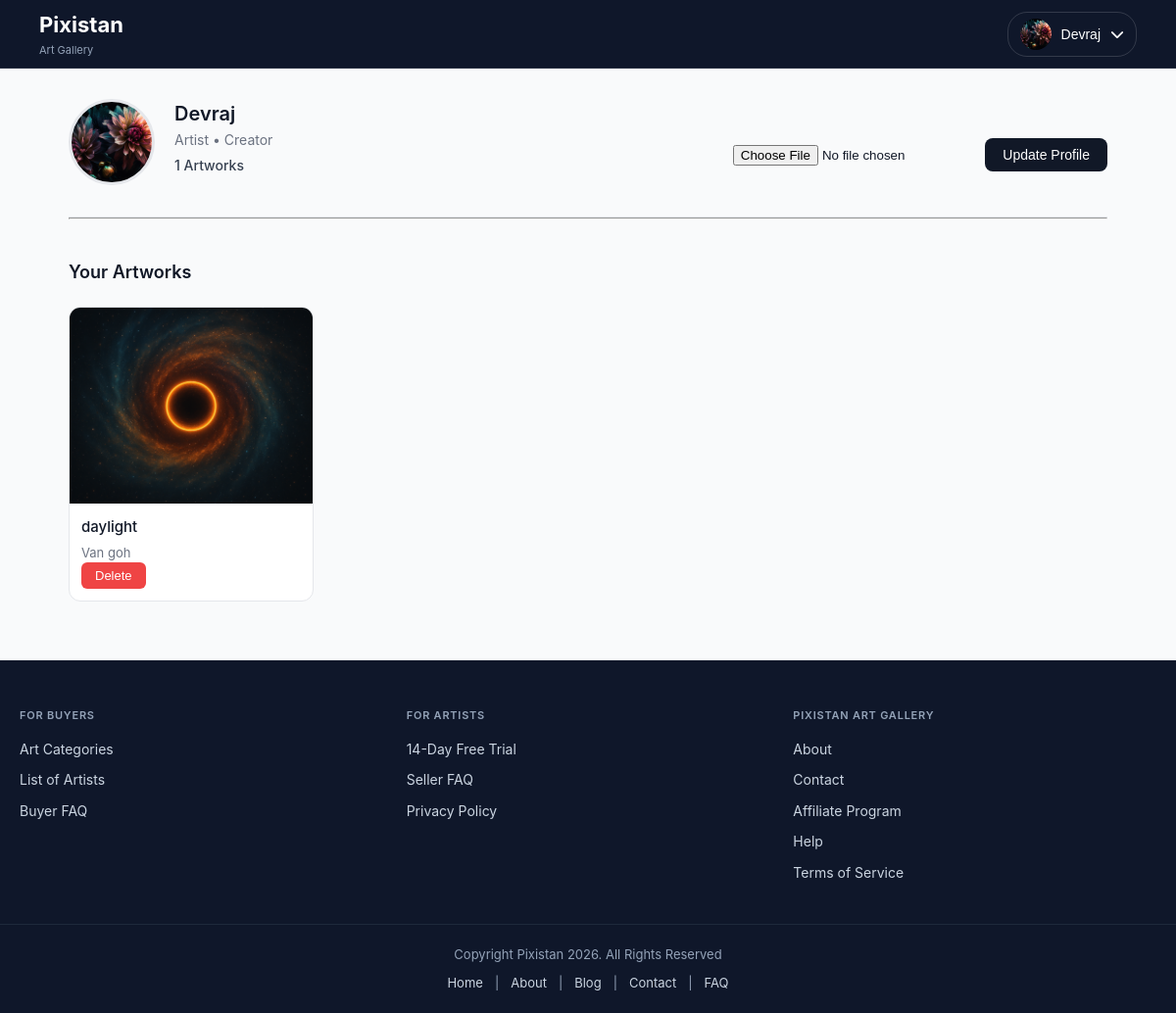
Screenshot of /profile (signed in) with the database file from the repository.
### tables this page shows
CREATE TABLE users (
    id INTEGER PRIMARY KEY AUTOINCREMENT,
    username TEXT NOT NULL UNIQUE,
    password TEXT NOT NULL
, profile_pic TEXT, email TEXT, reset_token TEXT, reset_token_expiry INTEGER);

CREATE TABLE artworks (
    id INTEGER PRIMARY KEY AUTOINCREMENT,
    title TEXT NOT NULL,
    artist TEXT NOT NULL,
    description TEXT,
    image TEXT NOT NULL,
    user_id INTEGER,
    FOREIGN KEY(user_id) REFERENCES users(id)
);

### app.py (the view, shortened to what this page needs)
@app.route("/profile", methods=['GET', 'POST'])
def profile():
    conn = get_db_connection()
    user = conn.execute(
        "SELECT * FROM users WHERE id = ?",
        (session["user_id"],)
    ).fetchone()
    artworks = conn.execute(
    "SELECT * FROM artworks WHERE user_id = ?",
    (session["user_id"],)
    ).fetchall()
    conn.close()
    return render_template("profile.html", user=user, artworks=artworks)

### app.py (called while the page is built)
def get_db_connection():
    conn = sqlite3.connect("gallery.db", timeout=5)
    conn.row_factory = sqlite3.Row
    return conn

@app.context_processor
def inject_user():
    if "user_id" in session:
        conn = get_db_connection()
        user = conn.execute(
            "SELECT * FROM users WHERE id = ?",
            (session["user_id"],)
        ).fetchone()
        return dict(user=user)
    return dict(user=None)

### templates/profile.html (shortened to what this page needs)
{% extends "layout.html" %} {% block content %}
<section class="profile-container">
  <div class="profile-header">
    <div class="profile-left">
      <div class="profile-pic">
        {% if user['profile_pic'] %}
        <img
          src="{{ url_for('static', filename='uploads/' ~ user['profile_pic']) }}"
        />
        {% else %}
        <img src="{{ url_for('static', filename='uploads/acc.png') }}" />
        {% endif %}
      </div>
      <div class="profile-info">
        <h2>{{ user['username'] }}</h2>
        <p class="subtitle">Artist • Creator</p>
        <p class="stats">{{ artworks|length }} Artworks</p>
      </div>
    </div>
    <form method="POST" enctype="multipart/form-data" class="profile-form">
      <input type="file" name="profile_pic" required />
      <button class="update-btn" type="submit">Update Profile</button>
    </form>
  </div>
  <hr />
  <div class="profile-gallery">
    <h3>Your Artworks</h3>
    {% if artworks %}
    <div class="grid">
      {% for art in artworks %}
      <div class="card">
        <a href="{{ url_for('artwork', art_id=art['id']) }}">
          <img
            src="{{ url_for('static', filename='uploads/' ~ art['image']) }}"
          />
        </a>
        <div class="card-info">
          <h4>{{ art['title'] }}</h4>
          <p>{{ art['artist'] }}</p>
          <form
            action="/delete/{{ art['id'] }}"
            method="POST"
            onsubmit="return confirm('Delete this artwork?');"
          >
            <button class="delete-btn">Delete</button>
          </form>
        </div>
      </div>
      {% endfor %}
    </div>
    {% else %}
    <a href="/upload"><button class="btn-primary">Upload Art</button></a>
    {% endif %}
  </div>
</section>
{% endblock %}

### templates/layout.html (shortened to what this page needs)
<!doctype html>
<html lang="en">
  <head>
    <link
      rel="stylesheet"
      href="https://cdnjs.cloudflare.com/ajax/libs/font-awesome/6.5.1/css/all.min.css"
    />
    <link
      href="{{ url_for('static', filename='css/style.css') }}"
      rel="stylesheet"
    />
  </head>
  <body>
    <nav class="navbar">
      <div class="nav-left">
        <div class="logo">Pixistan <span>Art Gallery</span></div>
      </div>
      <div class="nav-right">
        {% if session.get("user_id") %}
        <div class="user-menu-wrapper">
          <button class="user-btn" id="userBtn">
            {% if user and user['profile_pic'] %}
            <img
              src="{{ url_for('static', filename='uploads/' ~ user['profile_pic']) }}"
             class="avatar" />
            {% else %}
            <img src="/static/uploads/pf.png" class="avatar" />
            {% endif %}
            <span>{{ session.get("username") }}</span>
            <i class="fa-solid fa-chevron-down"></i>
          </button>
        </div>
        {% else %}
        <a href="/login" class="btn-outline">Login</a>
        <a href="/register" class="btn-primary">Join</a>
        {% endif %}
      </div>
    </nav>
    <main>{% block content %}{% endblock %}</main>
    <footer>{% include "footer.html" %}</footer>
  </body>
</html>

### static/css/style.css (style rules this page uses)
*, *::before, *::after { box-sizing: border-box; margin: 0; padding: 0; }
body { font-family: -apple-system, BlinkMacSystemFont, "Segoe UI", Roboto, Arial, sans-serif; color: #111827; background: #f9fafb; line-height: 1.6; }
.navbar { position: fixed; top: 0; left: 0; width: 100%; height: 70px; display: flex; justify-content: space-between; align-items: center; padding: 0 40px; z-index: 1000; background: #0f172a; border-bottom: 1px solid rgba(255, 255, 255, 0.1); }
.logo { font-size: 22px; font-weight: 700; color: #ffffff; text-decoration: none; }
.logo span { display: block; font-size: 11px; font-weight: 400; color: #94a3b8; }
.nav-right { display: flex; align-items: center; gap: 15px; }
.user-btn { display: flex; align-items: center; gap: 10px; background: transparent; border: 1px solid rgba(255, 255, 255, 0.15); padding: 6px 12px; border-radius: 20px; font-size: 14px; color: #ffffff; cursor: pointer; transition: background 0.2s ease; }
.avatar { width: 32px; height: 32px; border-radius: 50%; object-fit: cover; flex-shrink: 0; }
.user-menu-wrapper { position: relative; }
footer { background: #0f172a; color: #cbd5e1; font-size: 14px; }
.subtitle { color: #6b7280; font-size: 14px; margin-bottom: 24px; }
.profile-container { max-width: 1100px; margin: 100px auto 60px; padding: 0 20px; }
.profile-header { display: flex; justify-content: space-between; align-items: center; flex-wrap: wrap; gap: 20px; padding-bottom: 24px; border-bottom: 1px solid #e5e7eb; }
.profile-left { display: flex; align-items: center; gap: 20px; }
.profile-pic img { width: 88px; height: 88px; border-radius: 50%; object-fit: cover; border: 3px solid #e5e7eb; }
.profile-info { margin-bottom: 1rem; }
.profile-info h2 { font-size: 20px; font-weight: 600; }
.profile-info .subtitle { color: #6b7280; font-size: 14px; margin-bottom: 0; }
.stats { font-size: 14px; font-weight: 500; margin-top: 4px; color: #374151; }
.update-btn { padding: 10px 20px; width: auto; border: none; background: #111827; color: #ffffff; font-size: 14px; font-weight: 500; border-radius: 8px; cursor: pointer; transition: background 0.2s ease; }
.profile-form { margin-top: 24px; }
.profile-form input { margin-bottom: 10px; }
.profile-form button { padding: 9px 18px; border: none; background: #111827; color: #ffffff; font-size: 14px; font-weight: 500; border-radius: 8px; cursor: pointer; transition: background 0.2s ease; }
.profile-gallery { margin-top: 40px; }
.profile-gallery h3 { font-size: 18px; font-weight: 600; margin-bottom: 20px; }
.grid { display: grid; grid-template-columns: repeat(auto-fill, minmax(220px, 1fr)); gap: 20px; }
.card { background: #ffffff; border-radius: 12px; overflow: hidden; border: 1px solid #e5e7eb; transition: transform 0.2s ease, box-shadow 0.2s ease; }
.card img { width: 100%; height: 200px; object-fit: cover; display: block; }
.card-info { padding: 12px; }
.card-info h4 { font-size: 15px; font-weight: 500; }
.card-info p { color: #6b7280; font-size: 13px; margin-top: 4px; }
.delete-btn { background: #ef4444; color: #ffffff; border: none; padding: 6px 14px; border-radius: 6px; font-size: 13px; font-weight: 500; cursor: pointer; transition: background 0.2s ease; }

### rows the page displays
users: profile_pic (picture), get "Devraj", username "Devraj"
artworks: image (picture), title "daylight", artist "Van goh"

### other values shown
{{ artworks|length }} "1"
